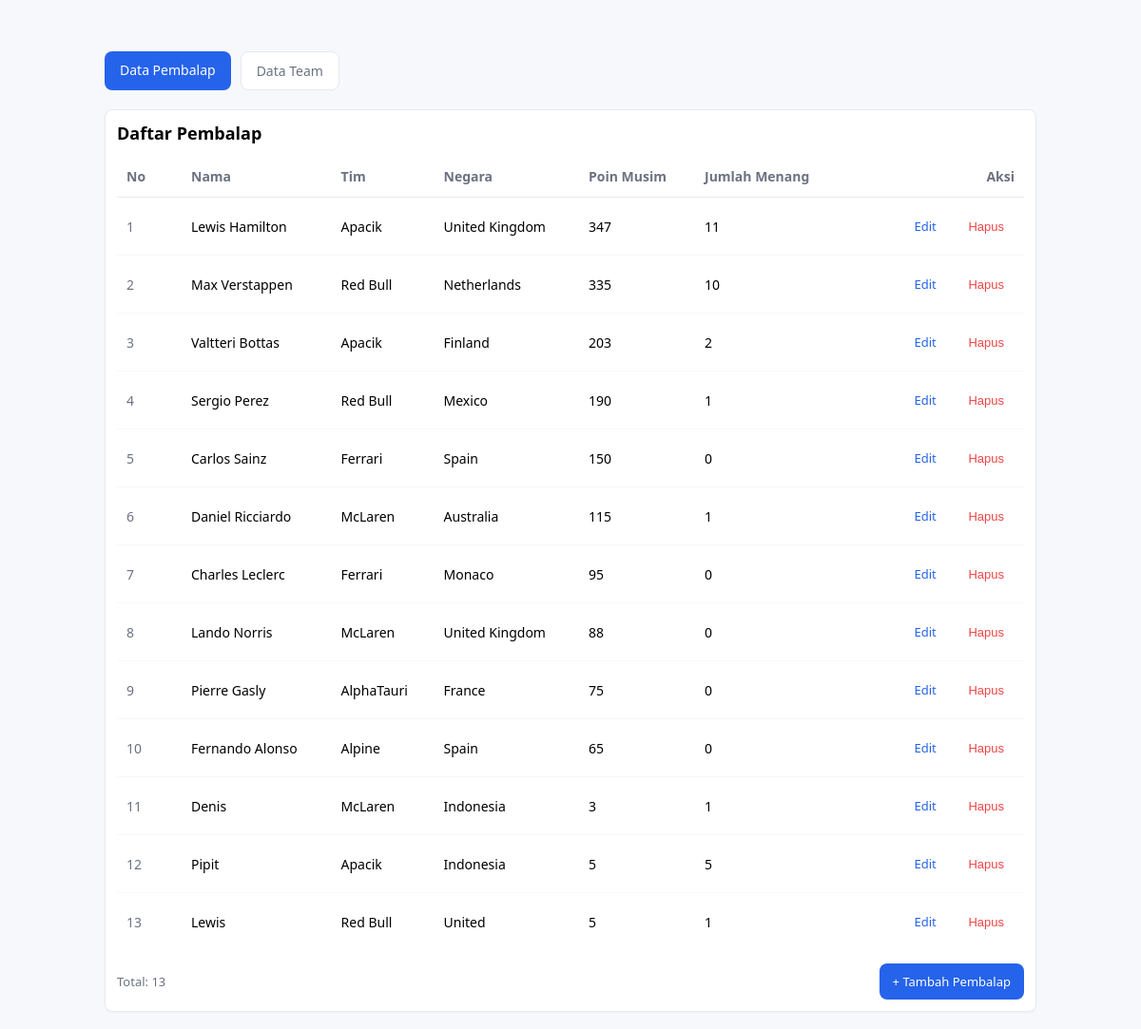
Before: / with the older database file.
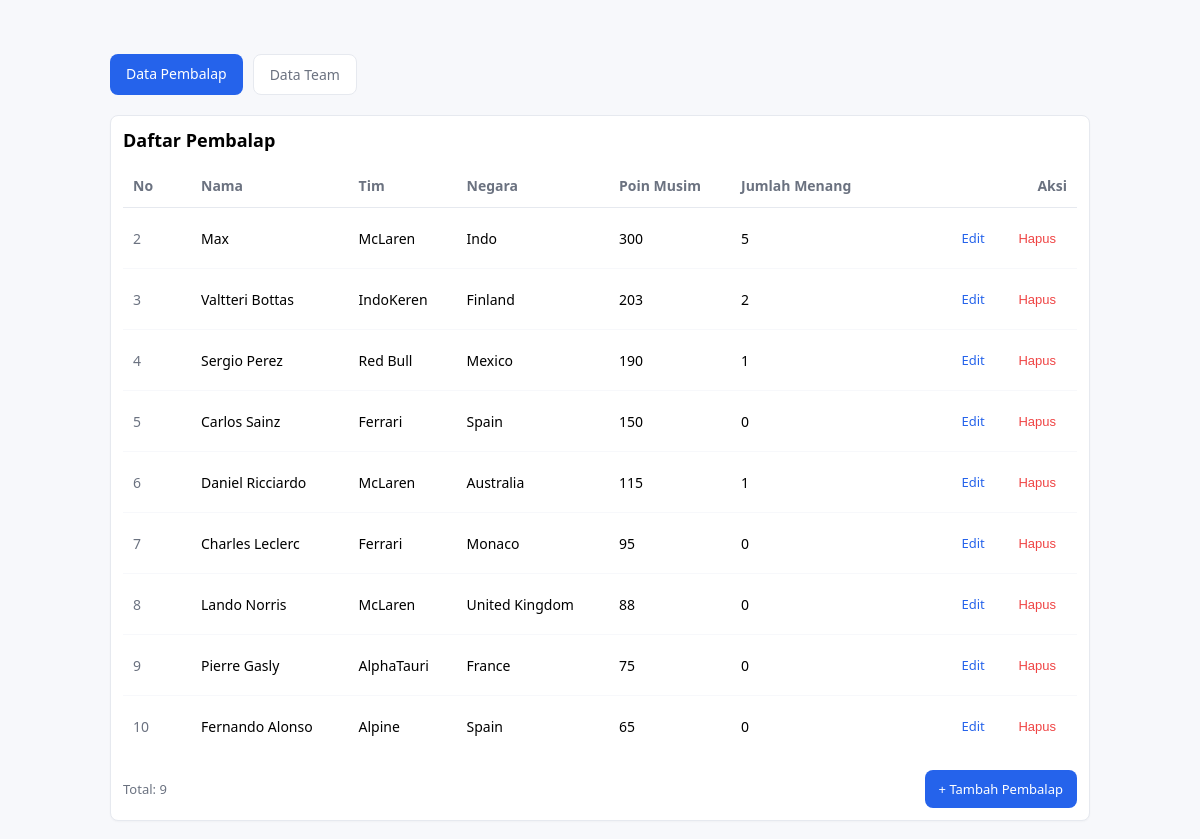
After: the same page with the newer database file.
### tables this page shows
CREATE TABLE `pembalap` (
  `id` int(11) NOT NULL,
  `nama` varchar(255) NOT NULL,
  `negara` varchar(255) NOT NULL,
  `poinMusim` int(11) DEFAULT 0,
  `jumlahMenang` int(11) DEFAULT 0,
  `team_id` int(11) DEFAULT NULL
);

CREATE TABLE `team` (
  `id` int(11) NOT NULL,
  `namaTim` varchar(255) NOT NULL,
  `negaraAsal` varchar(255) NOT NULL
);

### models/DB.php (called while the page is built, shortened)
<?php
class DB{
    private $host = "localhost";
    private $db_name = "";
    private $username = "";
    private $password = "";
    private $conn;
    private $result;
    function __construct($host, $db_name, $username, $password) {
        $this->host = $host;
        $this->db_name = $db_name;
        $this->username = $username;
        $this->password = $password;
        $this->conn = $this->connect();
    }
    public function connect() {
        $conn = null;
        try {
            $dsn = "mysql:host={$this->host};dbname={$this->db_name};charset=utf8mb4";
            $options = [
                PDO::ATTR_ERRMODE => PDO::ERRMODE_EXCEPTION,
                PDO::ATTR_DEFAULT_FETCH_MODE => PDO::FETCH_ASSOC,
                PDO::ATTR_EMULATE_PREPARES => false,
            ];
            $conn = new PDO($dsn, $this->username, $this->password, $options);
        } catch (PDOException $exception) {
            throw new RuntimeException("Koneksi gagal: " . $exception->getMessage(), 0, $exception);
        }
        return $conn;
    }
    public function executeQuery($query, $params = []) {
        try {
            $stmt = $this->conn->prepare($query);
            $stmt->execute($params);
            $this->result = $stmt;
            return $stmt;
        } catch (PDOException $e) {
            throw new RuntimeException('Query gagal: ' . $e->getMessage(), 0, $e);
        }
    }
    public function getAllResult() {
        return $this->result->fetchAll(PDO::FETCH_ASSOC);
    }
}
?>

### presenters/PresenterPembalap.php (called while the page is built, shortened)
<?php
include_once __DIR__ . "/KontrakPresenter.php";
include_once __DIR__ . "/../models/TabelPembalap.php";
include_once __DIR__ . "/../models/Pembalap.php";
include_once __DIR__ . "/../views/ViewPembalap.php";
class PresenterPembalap implements KontrakPresenter
{
    private $tabelPembalap;
    private $viewPembalap;
    private $listPembalap = [];
    public function __construct(KontrakModel $tabelPembalap, KontrakView $viewPembalap, $tabelTeam)
    {
        $this->tabelPembalap = $tabelPembalap;
        $this->viewPembalap = $viewPembalap;
    }
    public function initListPembalap()
    {
        $data = $this->tabelPembalap->getAllPembalap();
        $this->listPembalap = [];
        foreach ($data as $item) {
            $pembalap = new Pembalap(
                $item['id'],
                $item['nama'],
                $item['tim'],
                $item['negara'],
                $item['poinMusim'],
                $item['jumlahMenang']
            );
            $this->listPembalap[] = $pembalap;
        }
    }
    public function tampilkanPembalap(): string
    {
        $this->initListPembalap();
        return $this->viewPembalap->tampilPembalap($this->listPembalap);
    }
}
?>

### models/TabelPembalap.php (called while the page is built, shortened)
<?php
include_once __DIR__ . "/DB.php";
class TabelPembalap extends DB implements KontrakModel
{
    public function getAllPembalap(): array
    {
        $query = "SELECT p.*, t.namaTim as tim
                  FROM pembalap p
                  LEFT JOIN team t ON p.team_id = t.id
                  ORDER BY p.id ASC";
        $this->executeQuery($query);
        return $this->getAllResult();
    }
}
?>

### models/Pembalap.php (called while the page is built)
<?php
class Pembalap
{
    private $id;
    private $nama;
    private $tim;
    private $negara;
    private $poinMusim;
    private $jumlahMenang;
    public function __construct($id, $nama, $tim, $negara, $poinMusim, $jumlahMenang)
    {
        $this->id = $id;
        $this->nama = $nama;
        $this->tim = $tim;
        $this->negara = $negara;
        $this->poinMusim = $poinMusim;
        $this->jumlahMenang = $jumlahMenang;
    }
    public function getId()
    {
        return $this->id;
    }
    public function getNama()
    {
        return $this->nama;
    }
    public function getTim()
    {
        return $this->tim;
    }
    public function getNegara()
    {
        return $this->negara;
    }
    public function getPoinMusim()
    {
        return $this->poinMusim;
    }
    public function getJumlahMenang()
    {
        return $this->jumlahMenang;
    }
}

### views/ViewPembalap.php (the view, shortened to what this page needs)
<?php
include_once __DIR__ . "/../models/Pembalap.php";
class ViewPembalap implements KontrakView
{
    public function tampilPembalap($listPembalap): string
    {
        $tbody = '';
        foreach ($listPembalap as $pembalap) {
            $tbody .= '<tr>';
            $tbody .= '<td class="col-id">' . $pembalap->getId() . '</td>';
            $tbody .= '<td>' . htmlspecialchars($pembalap->getNama()) . '</td>';
            $tbody .= '<td>' . htmlspecialchars($pembalap->getTim()) . '</td>';
            $tbody .= '<td>' . htmlspecialchars($pembalap->getNegara()) . '</td>';
            $tbody .= '<td>' . htmlspecialchars($pembalap->getPoinMusim()) . '</td>';
            $tbody .= '<td>' . htmlspecialchars($pembalap->getJumlahMenang()) . '</td>';
            $tbody .= '<td class="col-actions">
                    <a href="index.php?screen=edit&id=' . $pembalap->getId() . '" class="btn btn-edit">Edit</a>
                    <button data-id="' . $pembalap->getId() . '" class="btn btn-delete">Hapus</button>
                  </td>';
            $tbody .= '</tr>';
        }
        $templatePath = __DIR__ . '/../template/skin.html';
        if (file_exists($templatePath)) {
            $template = file_get_contents($templatePath);
            $template = str_replace('<tbody></tbody>', '<tbody>' . $tbody . '</tbody>', $template);
            $template = str_replace('>Total:</div>', '>Total: ' . count($listPembalap) . '</div>', $template);
            return $template;
        }
        return "Template skin.html tidak ditemukan!";
    }
}
?>

### index.php (shortened to what this page needs)
<?php
include_once("models/DB.php");
include_once("models/TabelPembalap.php");
include_once("views/ViewPembalap.php");
include_once("presenters/PresenterPembalap.php");
$dbHost = 'localhost';
$dbName = 'mvp_db';
$dbUser = 'root';
$dbPass = '';
$tabelPembalap = new TabelPembalap($dbHost, $dbName, $dbUser, $dbPass);
$tabelTeam = new TabelTeam($dbHost, $dbName, $dbUser, $dbPass);
$page = isset($_GET['page']) ? $_GET['page'] : 'pembalap';
if ($page == 'team') {
    $viewTeam = new ViewTeam();
    $presenter = new PresenterTeam($tabelTeam, $viewTeam);
    if (isset($_GET['screen'])) {
        if ($_GET['screen'] == 'add') {
            echo $presenter->tampilkanFormTeam();
        } elseif ($_GET['screen'] == 'edit' && isset($_GET['id'])) {
            echo $presenter->tampilkanFormTeam($_GET['id']);
        }
    } elseif (isset($_POST['action'])) {
        if ($_POST['action'] == 'add_team') {
            $presenter->tambahTeam($_POST['namaTim'], $_POST['negaraAsal']);
            header("Location: index.php?page=team");
        } elseif ($_POST['action'] == 'edit_team') {
            $presenter->ubahTeam($_POST['id'], $_POST['namaTim'], $_POST['negaraAsal']);
            header("Location: index.php?page=team");
        } elseif ($_POST['action'] == 'delete_team') {
            $presenter->hapusTeam($_POST['id']);
        }
    } else {
        echo $presenter->tampilkanTeam();
    }
} else {
    $viewPembalap = new ViewPembalap();
    $presenter = new PresenterPembalap($tabelPembalap, $viewPembalap, $tabelTeam);
    if (isset($_GET['screen'])) {
        if ($_GET['screen'] == 'add') {
            echo $presenter->tampilkanFormPembalap();
        } elseif ($_GET['screen'] == 'edit' && isset($_GET['id'])) {
            echo $presenter->tampilkanFormPembalap($_GET['id']);
        }
    } else {
        echo $presenter->tampilkanPembalap();
    }
}
?>

Changed rows visible on the page:
removed pembalap: id "1", nama "Lewis Hamilton", team.namaTim "Apacik", negara "United Kingdom", poinMusim "347", jumlahMenang "11"
removed pembalap: id "11", nama "Denis", team.namaTim "McLaren", negara "Indonesia", poinMusim "3", jumlahMenang "1"
removed pembalap: id "12", nama "Pipit", team.namaTim "Apacik", negara "Indonesia", poinMusim "5", jumlahMenang "5"
removed pembalap: id "13", nama "Lewis", team.namaTim "Red Bull", negara "United", poinMusim "5", jumlahMenang "1"
changed pembalap id 2: nama "Max Verstappen" → "Max"; team.namaTim "Red Bull" → "McLaren"; negara "Netherlands" → "Indo"; poinMusim "335" → "300"; jumlahMenang "10" → "5"
changed through a linked row, pembalap "Valtteri Bottas": team.namaTim "Apacik" → "IndoKeren"
Other visible differences:
text no longer shown: "Total: 13"
text now shown: "Total: 9"
